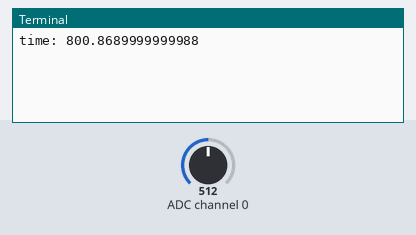
The program below on a simulated Raspberry Pi (BCM pin numbers). On the bench: the last lines printed to the terminal. The inputs (shaded band) are chosen by the test bench; at power-on: ADC channel 0 = 512 (analog values on the 0–1023 scale).

Above: at 1.2 s.
1.3 s: ADC channel 0 set to 716
At 2.0 s:
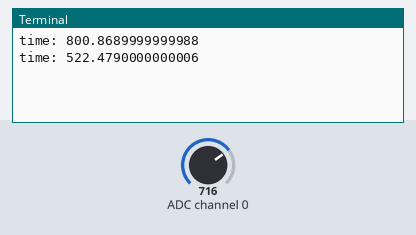
2.8 s: ADC channel 0 set to 900
At 3.5 s:
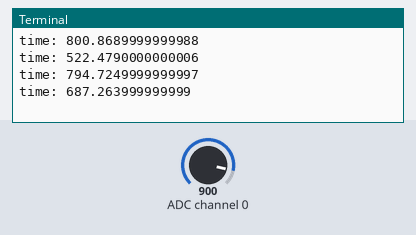
Timing chart, 0 to 5.8 s (numbered marks = the images above; inputs shaded):
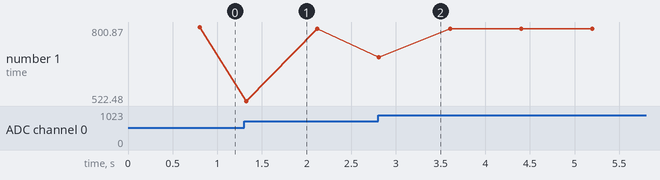

Measured:
- after the input at 1.3 s, the terminal: prints a new line at once (image 1)
- after the input at 2.8 s, the terminal: prints a new line at once (image 2)

The program:

microphone_test_server.py
```python
# microphone.py - read sound from analog and print it
# (c) BotBook.com - Karvinen, Karvinen, Valtokari
import sys
import time
import botbook_mcp3002 as mcp	# <1>
import numpy
from socket import socket, AF_INET, SOCK_DGRAM

SERVER_IP   = '10.0.1.38'
PORT_NUMBER = 5000
SIZE = 10240

def readSound(samples):
	buff = []	# <2>
	for i in range(samples):	# <3>
		buff.append(mcp.readAnalog())	# <4>
	return buff

def fftCalculations(data):
   data2=numpy.array(data)
   fourier=numpy.fft.rfft(data2)
   ffty = numpy.abs(fourier)
   ffty = ffty/256.0
   return  ffty

def main():
   #fh=open(sys.argv[1],'w')
   mySocket = socket( AF_INET, SOCK_DGRAM )
   #for i in range(1000):
   while True:
      start = time.clock()
      sound = readSound(1024)	# <5>

      print("time:",(time.clock() - start)*1000)
      mystr=' '.join([str(j) for j in sound])
      #fh.write(mystr)
      #fh.write('\n')
      mySocket.sendto(bytes(str(mystr), 'UTF-8'),(SERVER_IP,PORT_NUMBER))
      #barData = fftCalculations(sound)
      #mystr=' '.join([str(j) for j in barData])
      #fh.write(mystr)
      #fh.write('\n')

      time.sleep(0.001)	# s
   #fh.close()

if __name__ == "__main__":
	main()
```

botbook_mcp3002.py
```python
# botbook_mcp3002.py - read analog values from mcp3002
# (c) BotBook.com - Karvinen, Karvinen, Valtokari

# Installing spidev:
#  sudo apt-get update
#  sudo apt-get -y install git python-dev
#  git clone https://github.com/doceme/py-spidev.git
#  cd py-spidev/
#  sudo python setup.py install

import spidev	# installation help in botbook_mcp3002.py comments
import time

def readAnalog(device = 0,channel = 0):
	assert device in (1, 0)
	assert channel in (1, 0)
	#open spi
	spi = spidev.SpiDev()
	spi.open(0, device)
	"""
	Protocol start bit (S), sql/diff (D), odd/sign (C), MSBF (M)
	Use leading zero for more stable clock cycle
	0000 000S DCM0 0000 0000 0000
	Sending 3 8bit packages so xpi.xfer2 will return the same amount.
	start bit = 1
	sql/diff = 1 SINGLE ENDED MODE	(2 channel mode)
	odd/sign = channel 0/1
	MSBF = 0
	"""
	command = [1, (2 + channel) << 6, 0]
	#2 + channel shifted 6 to left
	#10 or 11 << 6 = 1000 0000 or 1100 0000
	reply = spi.xfer2(command)
	"""
	Parse right bits from 24 bit package (3*8bit)
	We need only data from last 2 bytes.
	And there we can discard last two bits to get 10 bit value
	as MCP3002 resolution is 10bits
	Discard reply[0] byte and start from reply[1] where our data starts
	"""
	value = reply[1] & 31
	#31 = 0001 1111 with & operation makes sure that we have all data from XXXX DDDD and nothing more. 0001 is for signed in next operation.
	value = value << 6  #Move to left to make room for next piece of data.
	#000D DDDD << 6 = 0DDD DD00 0000
	#Now we get the last of data from reply[2]
	value = value + (reply[2] >> 2)
	#Here we discard last to bits
	#DDDD DDXXX >> 2 = 00DD DDDD
	#0DDD DD00 0000 + 00DD DDDD = 0DDD DDDD DDDD
	spi.close()
	return value


def main():
	#read channel 0 on device 0
	value = readAnalog(0, 0)
	print(value)
	time.sleep(10)

if __name__ == "__main__":
	main()
```
